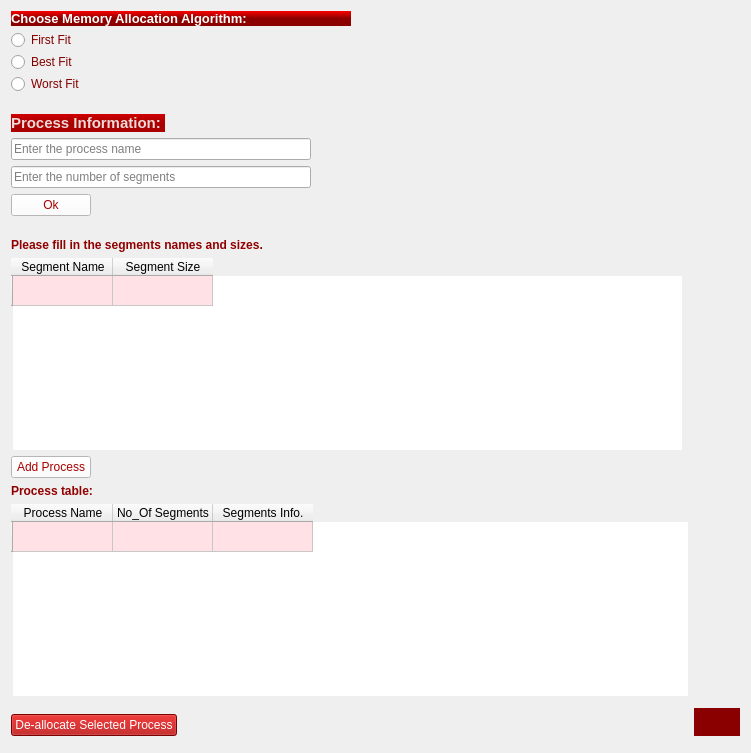
                <widget class="QWidget" name="scrollAreaWidgetContents_7">
                 <property name="geometry">
                  <rect>
                   <x>0</x>
                   <y>0</y>
                   <width>751</width>
                   <height>753</height>
                  </rect>
                 </property>
                 <layout class="QGridLayout" name="gridLayout_11">
                  <item row="9" column="0">
                   <widget class="QLineEdit" name="no_of_segments">
                    <property name="sizePolicy">
                     <sizepolicy hsizetype="Expanding" vsizetype="Preferred">
                      <horstretch>0</horstretch>
                      <verstretch>0</verstretch>
                     </sizepolicy>
                    </property>
                    <property name="maximumSize">
                     <size>
                      <width>300</width>
                      <height>16777215</height>
                     </size>
                    </property>
                    <property name="toolTip">
                     <string>&lt;html&gt;&lt;head/&gt;&lt;body&gt;&lt;p&gt;&lt;span style=&quot; color:#4f4f4f;&quot;&gt;Number of segments&lt;/span&gt;&lt;/p&gt;&lt;/body&gt;&lt;/html&gt;</string>
                    </property>
                    <property name="styleSheet">
                     <string notr="true">
QLineEdit
{
font: 75  9pt &quot;MS Shell Dlg 2&quot;;

border-color: rgb(112, 0, 0);
	color: rgb(0, 0, 0);

}</string>
                    </property>
                    <property name="text">
                     <string/>
                    </property>
                    <property name="placeholderText">
                     <string>Enter the number of segments</string>
                    </property>
                   </widget>
                  </item>
                  <item row="16" column="0" colspan="4">
                   <widget class="QTableWidget" name="process_table">
                    <property name="sizePolicy">
                     <sizepolicy hsizetype="Preferred" vsizetype="Preferred">
                      <horstretch>0</horstretch>
                      <verstretch>0</verstretch>
                     </sizepolicy>
                    </property>
                    <property name="maximumSize">
                     <size>
                      <width>16777215</width>
                      <height>16777215</height>
                     </size>
                    </property>
                    <property name="toolTip">
                     <string>&lt;html&gt;&lt;head/&gt;&lt;body&gt;&lt;p&gt;Process name&lt;/p&gt;&lt;p&gt;No_Of Segments&lt;/p&gt;&lt;p&gt;Segments information&lt;/p&gt;&lt;/body&gt;&lt;/html&gt;</string>
                    </property>
                    <property name="styleSheet">
                     <string notr="true">QTableWidge::hover

{

	background-color: rgb(255, 0, 0);
}

QTableWidget::item::hover

{

	background-color: rgb(255, 255, 255);
	color: rgb(0, 0, 0);

}
QTableWidget::item::selected::none

{
background-color: rgb(255, 225, 230);
	color: rgb(0, 0, 0);

}
QTableWidget{
		font: 75 12pt bold &quot;Perpetua Titling MT&quot;;

	color: rgb(0, 0, 0);
border:none;

}

</string>
                    </property>
                    <property name="editTriggers">
                     <set>QAbstractItemView::NoEditTriggers</set>
                    </property>
                    <attribute name="verticalHeaderVisible">
                     <bool>true</bool>
                    </attribute>
                    <attribute name="verticalHeaderDefaultSectionSize">
                     <number>30</number>
                    </attribute>
                    <row>
                     <property name="text">
                      <string/>
                     </property>
                    </row>
                    <column>
                     <property name="text">
                      <string>Process Name</string>
                     </property>
                    </column>
                    <column>
                     <property name="text">
                      <string>No_Of Segments</string>
                     </property>
                    </column>
                    <column>
                     <property name="text">
                      <string>Segments Info.</string>
                     </property>
                    </column>
                   </widget>
                  </item>
                  <item row="3" column="0" colspan="4">
                   <widget class="QRadioButton" name="first_fit">
                    <property name="sizePolicy">
                     <sizepolicy hsizetype="Fixed" vsizetype="Minimum">
                      <horstretch>0</horstretch>
                      <verstretch>0</verstretch>
                     </sizepolicy>
                    </property>
                    <property name="maximumSize">
                     <size>
                      <width>16777215</width>
                      <height>16</height>
                     </size>
                    </property>
                    <property name="toolTip">
                     <string>&lt;html&gt;&lt;head/&gt;&lt;body&gt;&lt;p&gt;&lt;span style=&quot; font-size:9pt; color:#585858;&quot;&gt;First Fit&lt;/span&gt;&lt;/p&gt;&lt;/body&gt;&lt;/html&gt;</string>
                    </property>
                    <property name="styleSheet">
                     <string notr="true">color: rgb(131, 0, 0);
	font: 75  11pt bold &quot;Perpetua Titling MT&quot;;

</string>
                    </property>
                    <property name="text">
                     <string>First Fit</string>
                    </property>
                    <property name="checked">
                     <bool>false</bool>
                    </property>
                   </widget>
                  </item>
                  <item row="11" column="0">
                   <widget class="Line" name="line_20">
                    <property name="sizePolicy">
                     <sizepolicy hsizetype="Preferred" vsizetype="Preferred">
                      <horstretch>0</horstretch>
                      <verstretch>0</verstretch>
                     </sizepolicy>
                    </property>
                    <property name="minimumSize">
                     <size>
                      <width>0</width>
                      <height>10</height>
                     </size>
                    </property>
                    <property name="styleSheet">
                     <string notr="true">border:none;</string>
                    </property>
                    <property name="orientation">
                     <enum>Qt::Vertical</enum>
                    </property>
                   </widget>
                  </item>
                  <item row="7" column="0">
                   <widget class="QLabel" name="label_32">
                    <property name="sizePolicy">
                     <sizepolicy hsizetype="Fixed" vsizetype="Fixed">
                      <horstretch>0</horstretch>
                      <verstretch>0</verstretch>
                     </sizepolicy>
                    </property>
                    <property name="font">
                     <font>
                      <pointsize>12</pointsize>
                      <weight>75</weight>
                      <bold>true</bold>
                     </font>
                    </property>
                    <property name="styleSheet">
                     <string notr="true"> background-color: QLinearGradient(x1:0, y1:0, x2:0, y2:1, stop:0  rgb(208, 0, 0), stop: 0.5 rgb(170, 0, 0));</string>
                    </property>
                    <property name="text">
                     <string>&lt;html&gt;&lt;head/&gt;&lt;body&gt;&lt;p align=&quot;center&quot;&gt;&lt;span style=&quot; font-size:11pt; color:#ecdbd8;&quot;&gt;Process Information:  &lt;/span&gt;&lt;/p&gt;&lt;/body&gt;&lt;/html&gt;</string>
                    </property>
                    <property name="textFormat">
                     <enum>Qt::RichText</enum>
                    </property>
                   </widget>
                  </item>
                  <item row="2" column="0">
                   <widget class="QLabel" name="label">
                    <property name="sizePolicy">
                     <sizepolicy hsizetype="Preferred" vsizetype="Fixed">
                      <horstretch>0</horstretch>
                      <verstretch>0</verstretch>
                     </sizepolicy>
                    </property>
                    <property name="maximumSize">
                     <size>
                      <width>340</width>
                      <height>16777215</height>
                     </size>
                    </property>
                    <property name="font">
                     <font>
                      <pointsize>12</pointsize>
                      <weight>75</weight>
                      <bold>true</bold>
                     </font>
                    </property>
                    <property name="styleSheet">
                     <string notr="true">color: rgb(255, 251, 252);
 background-color: QLinearGradient(x1:0, y1:0, x2:0, y2:1, stop:0  rgb(250, 0, 0), stop: 0.5 rgb(140, 0, 0));</string>
                    </property>
                    <property name="text">
                     <string>&lt;html&gt;&lt;head/&gt;&lt;body&gt;&lt;p&gt;&lt;span style=&quot; font-size:10pt; color:#ffffff;&quot;&gt;Choose Memory Allocation Algorithm:&lt;/span&gt;&lt;/p&gt;&lt;/body&gt;&lt;/html&gt;</string>
                    </property>
                    <property name="textFormat">
                     <enum>Qt::RichText</enum>
                    </property>
                   </widget>
                  </item>
                  <item row="6" column="0">
                   <widget class="Line" name="line_17">
                    <property name="sizePolicy">
                     <sizepolicy hsizetype="Preferred" vsizetype="Preferred">
                      <horstretch>0</horstretch>
                      <verstretch>0</verstretch>
                     </sizepolicy>
                    </property>
                    <property name="minimumSize">
                     <size>
                      <width>0</width>
                      <height>10</height>
                     </size>
                    </property>
                    <property name="styleSheet">
                     <string notr="true">border:none;</string>
                    </property>
                    <property name="orientation">
                     <enum>Qt::Vertical</enum>
                    </property>
                   </widget>
                  </item>
                  <item row="12" column="0">
                   <widget class="QLabel" name="label_6">
                    <property name="sizePolicy">
                     <sizepolicy hsizetype="MinimumExpanding" vsizetype="Fixed">
                      <horstretch>0</horstretch>
                      <verstretch>0</verstretch>
                     </sizepolicy>
                    </property>
                    <property name="minimumSize">
                     <size>
                      <width>0</width>
                      <height>0</height>
                     </size>
                    </property>
                    <property name="font">
                     <font>
                      <pointsize>12</pointsize>
                      <weight>75</weight>
                      <bold>true</bold>
                     </font>
                    </property>
                    <property name="styleSheet">
                     <string notr="true"/>
                    </property>
                    <property name="text">
                     <string>&lt;html&gt;&lt;head/&gt;&lt;body&gt;&lt;p&gt;&lt;span style=&quot; font-size:9pt; color:#910000;&quot;&gt;Please fill in the segments names and sizes.&lt;/span&gt;&lt;/p&gt;&lt;/body&gt;&lt;/html&gt;</string>
                    </property>
                    <property name="textFormat">
                     <enum>Qt::RichText</enum>
                    </property>
                   </widget>
                  </item>
                  <item row="21" column="4" rowspan="4">
                   <widget class="QPushButton" name="back">
                    <property name="sizePolicy">
                     <sizepolicy hsizetype="Fixed" vsizetype="Fixed">
                      <horstretch>0</horstretch>
                      <verstretch>0</verstretch>
                     </sizepolicy>
                    </property>
                    <property name="toolTip">
                     <string>&lt;html&gt;&lt;head/&gt;&lt;body&gt;&lt;p&gt;Back&lt;/p&gt;&lt;/body&gt;&lt;/html&gt;</string>
                    </property>
                    <property name="styleSheet">
                     <string notr="true">QPushButton::hover
{
	border-color: rgb(255, 0, 0);
	background-color: rgb(255, 0, 0);
}
QPushButton::pressed

{		border-color: rgb(0, 0, 0);
	background-color: rgb(0, 0, 0);
}

QPushButton{
	
	font: 75  16pt bold &quot;Perpetua Titling MT&quot;;
    border: 6px solid #555;
    border-radius: 27px;
	color: rgb(255, 255, 255);
	background-color: rgb(138, 0, 0);
		border-color: rgb(138, 0, 0);


    padding:1px;
}
</string>
                    </property>
                    <property name="text">
                     <string/>
                    </property>
                    <property name="icon">
                     <iconset resource="memory_allocator.qrc">
                      <normaloff>:/newPrefix/circled-left.png</normaloff>:/newPrefix/circled-left.png</iconset>
                    </property>
                    <property name="iconSize">
                     <size>
                      <width>40</width>
                      <height>40</height>
                     </size>
                    </property>
                   </widget>
                  </item>
                  <item row="10" column="0">
                   <widget class="QPushButton" name="ok">
                    <property name="sizePolicy">
                     <sizepolicy hsizetype="Fixed" vsizetype="Fixed">
                      <horstretch>0</horstretch>
                      <verstretch>0</verstretch>
                     </sizepolicy>
                    </property>
                    <property name="toolTip">
                     <string>&lt;html&gt;&lt;head/&gt;&lt;body&gt;&lt;p&gt;Ok&lt;/p&gt;&lt;/body&gt;&lt;/html&gt;</string>
                    </property>
                    <property name="styleSheet">
                     <string notr="true">QPushButton::hover

{
	border-color: rgb(255, 0, 0);


}

QPushButton{
	
	font: 75  11pt bold &quot;Perpetua Titling MT&quot;;
	color: rgb(170, 0, 0);
	background-color: rgb(255, 255, 255);


}

QPushButton:pressed
{
	color: rgb(255, 255, 255);
    background-color: QLinearGradient( x1: 0, y1: 0, x2: 0, y2: 1, stop: 0 #2d2d2d, stop: 0.1 #2b2b2b, stop: 0.5 #292929, stop: 0.9 #282828, stop: 1 #252525);
}</string>
                    </property>
                    <property name="text">
                     <string>Ok</string>
                    </property>
                   </widget>
                  </item>
                  <item row="23" column="0">
                   <widget class="QPushButton" name="delete_process">
                    <property name="sizePolicy">
                     <sizepolicy hsizetype="Fixed" vsizetype="Fixed">
                      <horstretch>0</horstretch>
                      <verstretch>0</verstretch>
                     </sizepolicy>
                    </property>
                    <property name="toolTip">
                     <string>&lt;html&gt;&lt;head/&gt;&lt;body&gt;&lt;p&gt;De-allocate Selected Process&lt;/p&gt;&lt;/body&gt;&lt;/html&gt;</string>
                    </property>
                    <property name="styleSheet">
                     <string notr="true">QPushButton::hover

{
	border-color: rgb(255, 255, 255);
	background-color: rgb(255, 0, 0);
}

QPushButton{
	
	font: 75  11pt bold &quot;Perpetua Titling MT&quot;;

	color: rgb(255, 255, 255);
	background-color: rgb(170, 0, 0);


}

QPushButton:pressed
{
    background-color: QLinearGradient( x1: 0, y1: 0, x2: 0, y2: 1, stop: 0 #2d2d2d, stop: 0.1 #2b2b2b, stop: 0.5 #292929, stop: 0.9 #282828, stop: 1 #252525);
}</string>
                    </property>
                    <property name="text">
                     <string>De-allocate Selected Process</string>
                    </property>
                   </widget>
                  </item>
                  <item row="15" column="0">
                   <widget class="QLabel" name="label_7">
                    <property name="sizePolicy">
                     <sizepolicy hsizetype="Expanding" vsizetype="Fixed">
                      <horstretch>0</horstretch>
                      <verstretch>0</verstretch>
                     </sizepolicy>
                    </property>
                    <property name="minimumSize">
                     <size>
                      <width>0</width>
                      <height>0</height>
                     </size>
                    </property>
                    <property name="font">
                     <font>
                      <pointsize>12</pointsize>
                      <weight>75</weight>
                      <bold>true</bold>
                     </font>
                    </property>
                    <property name="styleSheet">
                     <string notr="true"/>
                    </property>
                    <property name="text">
                     <string>&lt;html&gt;&lt;head/&gt;&lt;body&gt;&lt;p&gt;&lt;span style=&quot; font-size:9pt; color:#910000;&quot;&gt;Process table: &lt;/span&gt;&lt;/p&gt;&lt;/body&gt;&lt;/html&gt;</string>
                    </property>
                    <property name="textFormat">
                     <enum>Qt::RichText</enum>
                    </property>
                   </widget>
                  </item>
                  <item row="5" column="0">
                   <widget class="QRadioButton" name="worst_fit">
                    <property name="sizePolicy">
                     <sizepolicy hsizetype="Fixed" vsizetype="Fixed">
                      <horstretch>0</horstretch>
                      <verstretch>0</verstretch>
                     </sizepolicy>
                    </property>
                    <property name="maximumSize">
                     <size>
                      <width>16777215</width>
                      <height>16</height>
                     </size>
                    </property>
                    <property name="toolTip">
                     <string>&lt;html&gt;&lt;head/&gt;&lt;body&gt;&lt;p&gt;&lt;span style=&quot; font-size:9pt; color:#585858;&quot;&gt;Worst Fit&lt;/span&gt;&lt;/p&gt;&lt;/body&gt;&lt;/html&gt;</string>
                    </property>
                    <property name="styleSheet">
                     <string notr="true">color: rgb(131, 0, 0);
	font: 75  11pt bold &quot;Perpetua Titling MT&quot;;

</string>
                    </property>
                    <property name="text">
                     <string>Worst Fit</string>
                    </property>
                    <property name="checked">
                     <bool>false</bool>
                    </property>
                   </widget>
                  </item>
                  <item row="14" column="0">
                   <widget class="QPushButton" name="add_process">
                    <property name="sizePolicy">
                     <sizepolicy hsizetype="Fixed" vsizetype="Fixed">
                      <horstretch>0</horstretch>
                      <verstretch>0</verstretch>
                     </sizepolicy>
                    </property>
                    <property name="toolTip">
                     <string>&lt;html&gt;&lt;head/&gt;&lt;body&gt;&lt;p&gt;Add Process&lt;/p&gt;&lt;/body&gt;&lt;/html&gt;</string>
                    </property>
                    <property name="styleSheet">
                     <string notr="true">QPushButton::hover

{
	border-color: rgb(255, 0, 0);


}

QPushButton{
	
	font: 75  11pt bold &quot;Perpetua Titling MT&quot;;
	color: rgb(170, 0, 0);
	background-color: rgb(255, 255, 255);


}

QPushButton:pressed
{
	color: rgb(255, 255, 255);
    background-color: QLinearGradient( x1: 0, y1: 0, x2: 0, y2: 1, stop: 0 #2d2d2d, stop: 0.1 #2b2b2b, stop: 0.5 #292929, stop: 0.9 #282828, stop: 1 #252525);
}</string>
                    </property>
                    <property name="text">
                     <string>Add Process</string>
                    </property>
                   </widget>
                  </item>
                  <item row="4" column="0">
                   <widget class="QRadioButton" name="best_fit">
                    <property name="sizePolicy">
                     <sizepolicy hsizetype="Minimum" vsizetype="Minimum">
                      <horstretch>50</horstretch>
                      <verstretch>50</verstretch>
                     </sizepolicy>
                    </property>
                    <property name="maximumSize">
                     <size>
                      <width>16777215</width>
                      <height>16</height>
                     </size>
                    </property>
                    <property name="toolTip">
                     <string>&lt;html&gt;&lt;head/&gt;&lt;body&gt;&lt;p&gt;&lt;span style=&quot; font-size:9pt; color:#585858;&quot;&gt;Best Fit&lt;/span&gt;&lt;/p&gt;&lt;/body&gt;&lt;/html&gt;</string>
                    </property>
                    <property name="styleSheet">
                     <string notr="true">color: rgb(131, 0, 0);
	font: 75  11pt bold &quot;Perpetua Titling MT&quot;;

</string>
                    </property>
                    <property name="text">
                     <string>Best Fit</string>
                    </property>
                    <property name="checked">
                     <bool>false</bool>
                    </property>
                   </widget>
                  </item>
                  <item row="13" column="0" colspan="3">
                   <widget class="QTableWidget" name="segments_table">
                    <property name="sizePolicy">
                     <sizepolicy hsizetype="Preferred" vsizetype="Preferred">
                      <horstretch>0</horstretch>
                      <verstretch>0</verstretch>
                     </sizepolicy>
                    </property>
                    <property name="maximumSize">
                     <size>
                      <width>16777215</width>
                      <height>16777215</height>
                     </size>
                    </property>
                    <property name="baseSize">
                     <size>
                      <width>500</width>
                      <height>0</height>
                     </size>
                    </property>
                    <property name="toolTip">
                     <string>&lt;html&gt;&lt;head/&gt;&lt;body&gt;&lt;p&gt;Segment name&lt;/p&gt;&lt;p&gt;Segment size&lt;/p&gt;&lt;/body&gt;&lt;/html&gt;</string>
                    </property>
                    <property name="styleSheet">
                     <string notr="true">QTableWidge::hover

{

	background-color: rgb(255, 0, 0);
}

QTableWidget::item::hover

{

	background-color: rgb(255, 255, 255);
	color: rgb(0, 0, 0);

}
QTableWidget::item::selected::none

{
background-color: rgb(255, 225, 230);
	color: rgb(0, 0, 0);

}
QTableWidget{
		font: 75 12pt bold &quot;Perpetua Titling MT&quot;;

	color: rgb(0, 0, 0);
border:none;

}

</string>
                    </property>
                    <property name="editTriggers">
                     <set>QAbstractItemView::AllEditTriggers</set>
                    </property>
                    <property name="dragEnabled">
                     <bool>true</bool>
                    </property>
                    <attribute name="verticalHeaderVisible">
                     <bool>true</bool>
                    </attribute>
                    <attribute name="verticalHeaderCascadingSectionResizes">
                     <bool>false</bool>
                    </attribute>
                    <attribute name="verticalHeaderDefaultSectionSize">
                     <number>30</number>
                    </attribute>
                    <attribute name="verticalHeaderHighlightSections">
                     <bool>true</bool>
                    </attribute>
                    <row>
                     <property name="text">
                      <string/>
                     </property>
                    </row>
                    <column>
                     <property name="text">
                      <string>Segment Name</string>
                     </property>
                    </column>
                    <column>
                     <property name="text">
                      <string>Segment Size</string>
                     </property>
                    </column>
                   </widget>
                  </item>
                  <item row="8" column="0">
                   <widget class="QLineEdit" name="process_name">
                    <property name="sizePolicy">
                     <sizepolicy hsizetype="Expanding" vsizetype="Preferred">
                      <horstretch>0</horstretch>
                      <verstretch>0</verstretch>
                     </sizepolicy>
                    </property>
                    <property name="maximumSize">
                     <size>
                      <width>300</width>
                      <height>16777215</height>
                     </size>
                    </property>
                    <property name="toolTip">
                     <string>&lt;html&gt;&lt;head/&gt;&lt;body&gt;&lt;p&gt;&lt;span style=&quot; color:#545454;&quot;&gt;Process name&lt;/span&gt;&lt;/p&gt;&lt;/body&gt;&lt;/html&gt;</string>
                    </property>
                    <property name="styleSheet">
                     <string notr="true">
QLineEdit
{
font: 75  9pt &quot;MS Shell Dlg 2&quot;;

border-color: rgb(112, 0, 0);
	color: rgb(0, 0, 0);

}</string>
                    </property>
                    <property name="text">
                     <string/>
                    </property>
                    <property name="placeholderText">
                     <string>Enter the process name</string>
                    </property>
                   </widget>
                  </item>
                 </layout>
                </widget>
